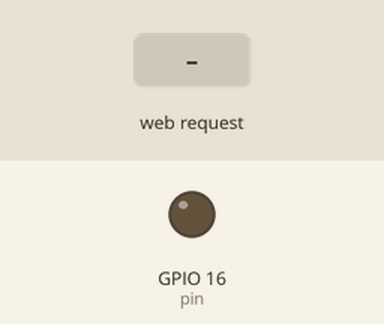
Recording of a sketch running on a simulated ESP8266 (NodeMCU). On the bench: output pins drawn as LEDs (lit = HIGH). Inputs (shaded band) come from the test bench. WiFi joins after 1.5 s; servers stay silent unless stated; what the sketch prints to the serial monitor is not drawn.

Above: at 3.7 s.
3.8 s: HTTP request GET /ledon received
At 4.7 s:
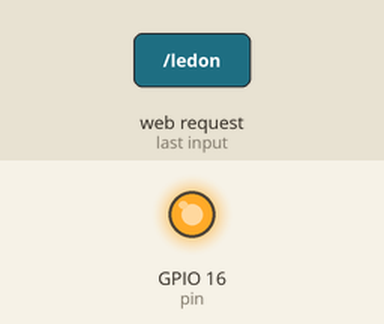
5.3 s: HTTP request GET /ledoff received
At 5.8 s:
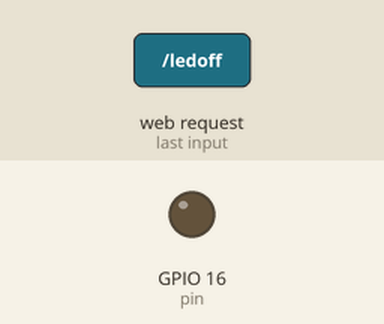
Timing chart, 0 to 8.3 s (numbered marks = the images above; inputs shaded):
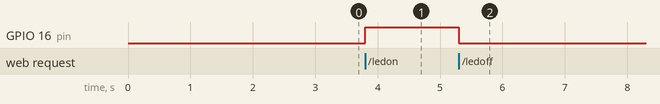

The sketch:

SmartHomeArduino2.ino
```cpp
#include <ESP8266WiFi.h>
#include <WiFiClient.h>
#include <ESP8266WebServer.h>
#include <ESP8266mDNS.h>
#include "DHT.h"

#define DHTPIN 5
#define DHTTYPE DHT11

MDNSResponder mdns;

const char* ssid = "Huang Family Network";
const char* password = "SJHH#100";
const int pin = 16;

ESP8266WebServer server(80);
String webPage = "";
DHT dht(DHTPIN, DHTTYPE);

void setup(void) {
  // put your setup code here, to run once:
  dht.begin();
  delay(1000);
  Serial.begin(115200);
  pinMode(pin, OUTPUT);
  digitalWrite(pin, LOW);
  WiFi.begin(ssid, password);
  while(WiFi.status() != WL_CONNECTED) {
    delay(500);
    Serial.print(".");
  }
  Serial.println("");
  Serial.print("Connected to: ");
  Serial.println(ssid);
  Serial.print("IP Address: ");
  Serial.println(WiFi.localIP());

  if (mdns.begin("esp8266", WiFi.localIP())) {
    Serial.println("MDNS responder started. ");
  }

  server.on("/read", [](){
    float temp = dht.readTemperature();
    float hum = dht.readHumidity();
    char resulttemp[14] = "";
    char resulthum[14] = "";
    dtostrf(temp, 0, 1, resulttemp);
    dtostrf(hum, 0, 1, resulthum);
    webPage = "Temperature: ";
    webPage += resulttemp;
    webPage += "  Humidity: ";
    webPage += resulthum;
    server.send(200, "text/html", webPage);
    delay(1);
  });

  server.on("/ledon", []{
    digitalWrite(pin, HIGH);
    webPage = "LED is now on.";
    server.send(200, "text/html", webPage);
    delay(1);
  });
  server.on("/ledoff", []{
    digitalWrite(pin, LOW);
    webPage = "LED is now off.";
    server.send(200, "text/html", webPage);
    delay(1);
  });

  server.on("/", [](){
    server.send(200, "text/html", "Welcome to the Smart Home! Type in /read to read the temperature, type in /ledon to turn on the lamp, and type in /ledoff to turn off the lamp.");
  });
  server.begin();
  Serial.println("HTTPS Server started. ");
}

void loop(void) {
  // put your main code here, to run repeatedly:
  server.handleClient();
}
```

Measured:
- after the input at 3.8 s, GPIO 16 (pin): LOW → HIGH at once
- after the input at 5.3 s, GPIO 16 (pin): HIGH → LOW at once
